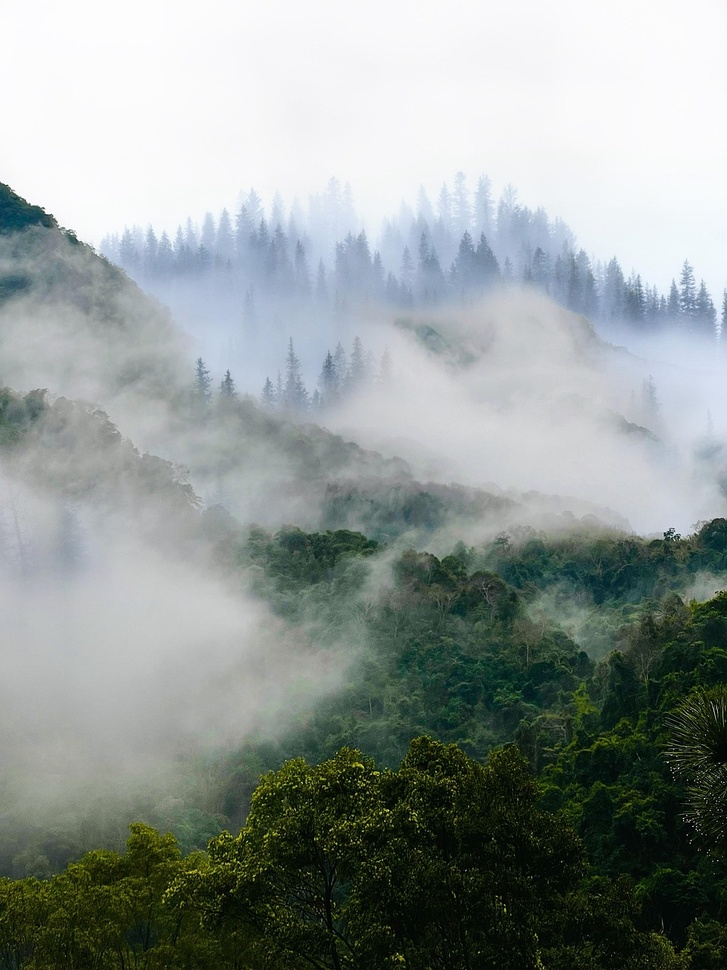
#> input picture tests/test_img01.jpg, 727 x 970 px, shrunk from 960 x 1280 before the run
$ python -i he.py   (imports and definitions only)
#> lines starting #> are read from the running program, lines starting #| are printed output that depends on the picture
import cv2

def histogram_equalization(image):
    # cresc contrastul intinzand intensitatile pe tot intervalul 0-255
    # nu stie nimic de ceata, doar face imaginea mai contrastata
    # primeste si da imagine rgb uint8

    # trec in ycrcb ca sa separ luminozitatea (y) de culoare (cr, cb)
    # daca egalizez r, g, b separat se strica culorile
    ycrcb = cv2.cvtColor(image, cv2.COLOR_RGB2YCrCb)
#> ycrcb: shape (970, 727, 3); mean of channels 0, 1, 2 148.5, 124.3, 127.9
    y, cr, cb = cv2.split(ycrcb)
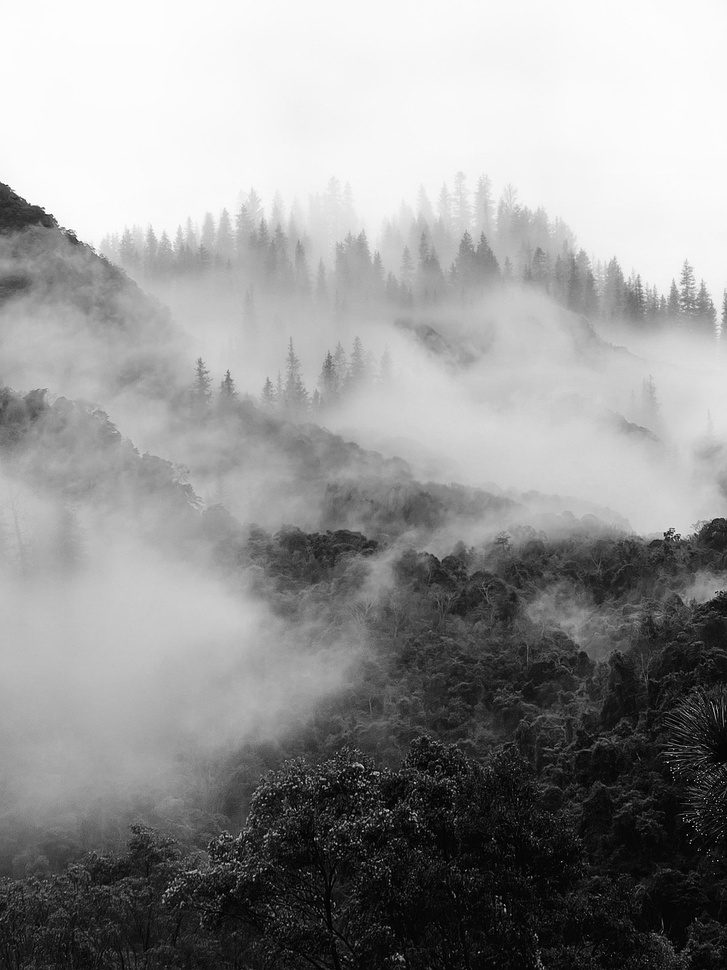
#> y: shape (970, 727); min 0, max 255, mean 148.5
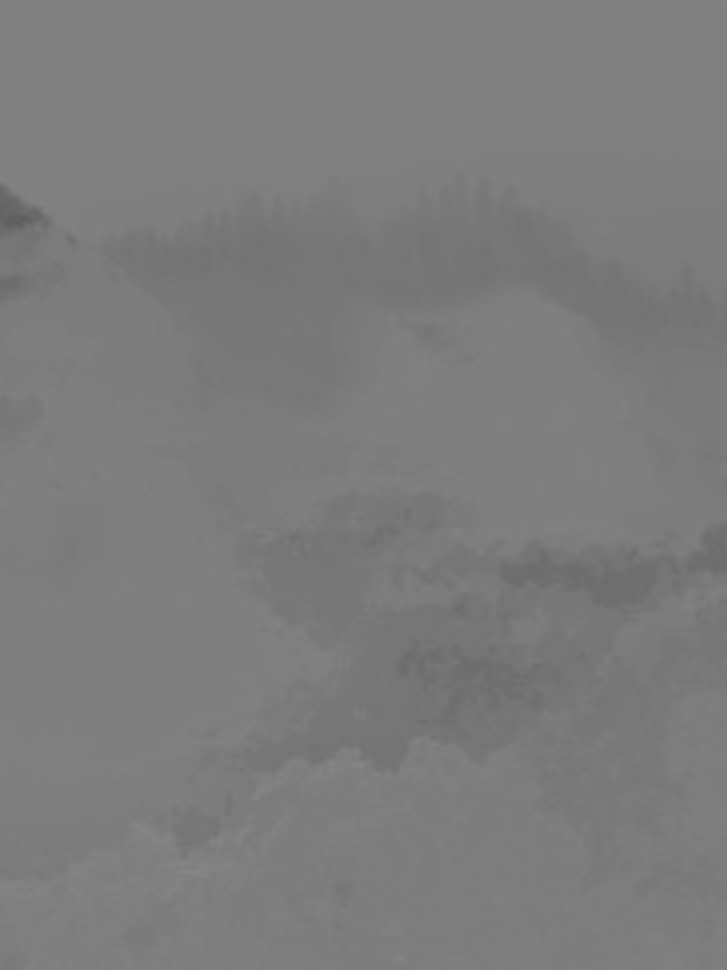
#> cr: shape (970, 727); min 94, max 135, mean 124.3
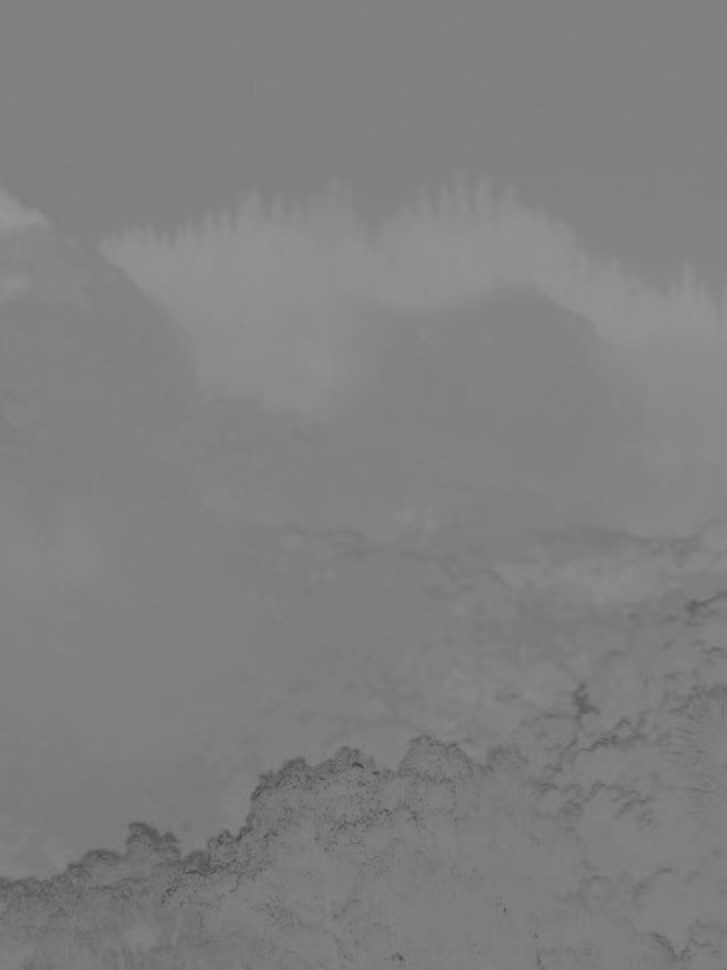
#> cb: shape (970, 727); min 69, max 148, mean 127.9

    # egalizez doar luminozitatea
    # se face cu histograma + cdf, fiecare nivel de gri e mapat dupa cati pixeli sunt sub el
    y_equalized = cv2.equalizeHist(y)
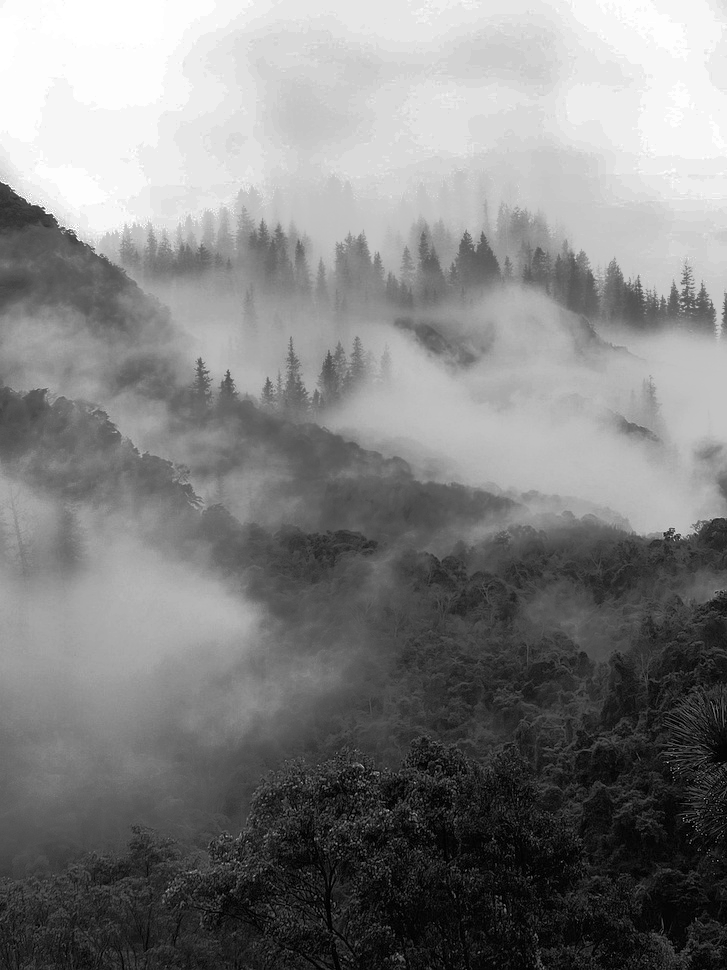
#> y_equalized: shape (970, 727); min 0, max 255, mean 128.6

    # pun la loc y-ul nou cu culorile originale
    ycrcb_equalized = cv2.merge([y_equalized, cr, cb])
#> ycrcb_equalized: shape (970, 727, 3); mean of channels 0, 1, 2 128.6, 124.3, 127.9

    # inapoi in rgb
    return cv2.cvtColor(ycrcb_equalized, cv2.COLOR_YCrCb2RGB)
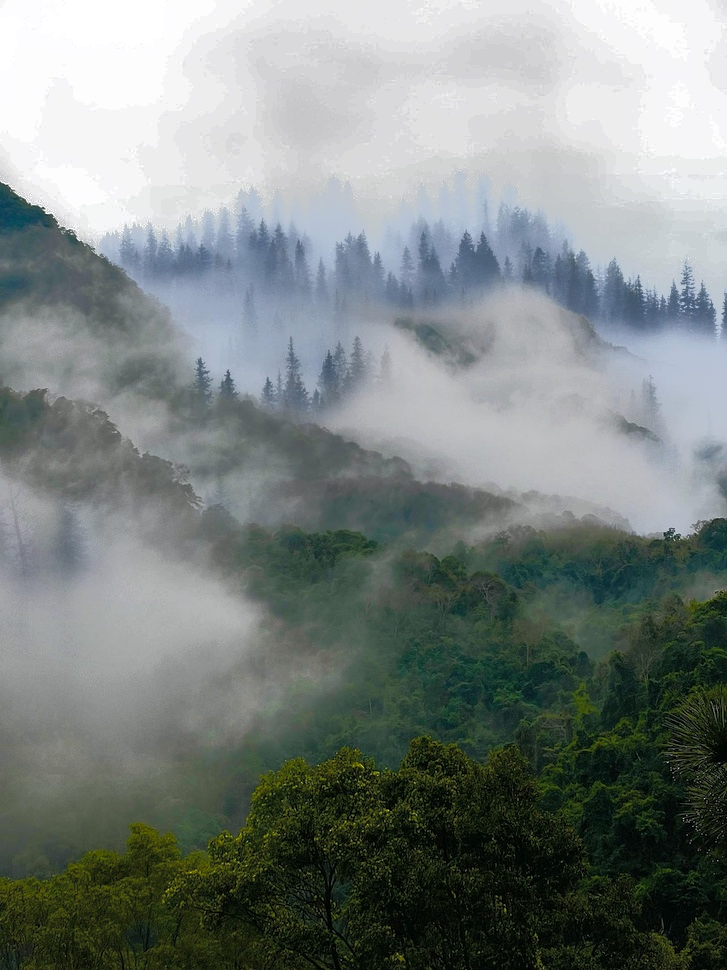
#> returned value: shape (970, 727, 3); mean R, G, B 123.4, 131.4, 128.5

>>> import cv2
>>> picture = cv2.cvtColor(cv2.imread('../tests/test_img01.jpg'), cv2.COLOR_BGR2RGB)
>>> result = histogram_equalization(picture)
